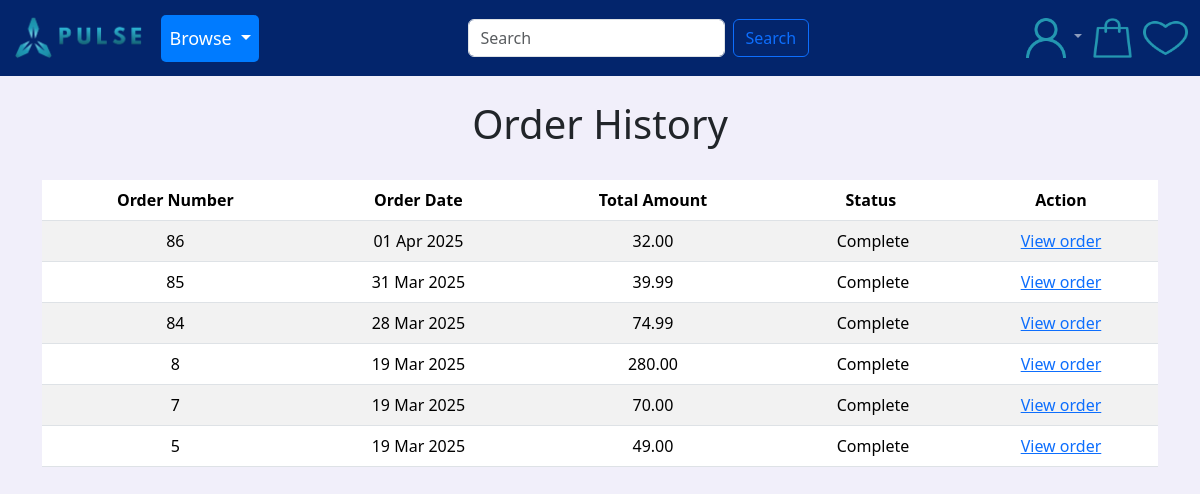
The page /order/history/ (signed in) on the database as committed earlier.
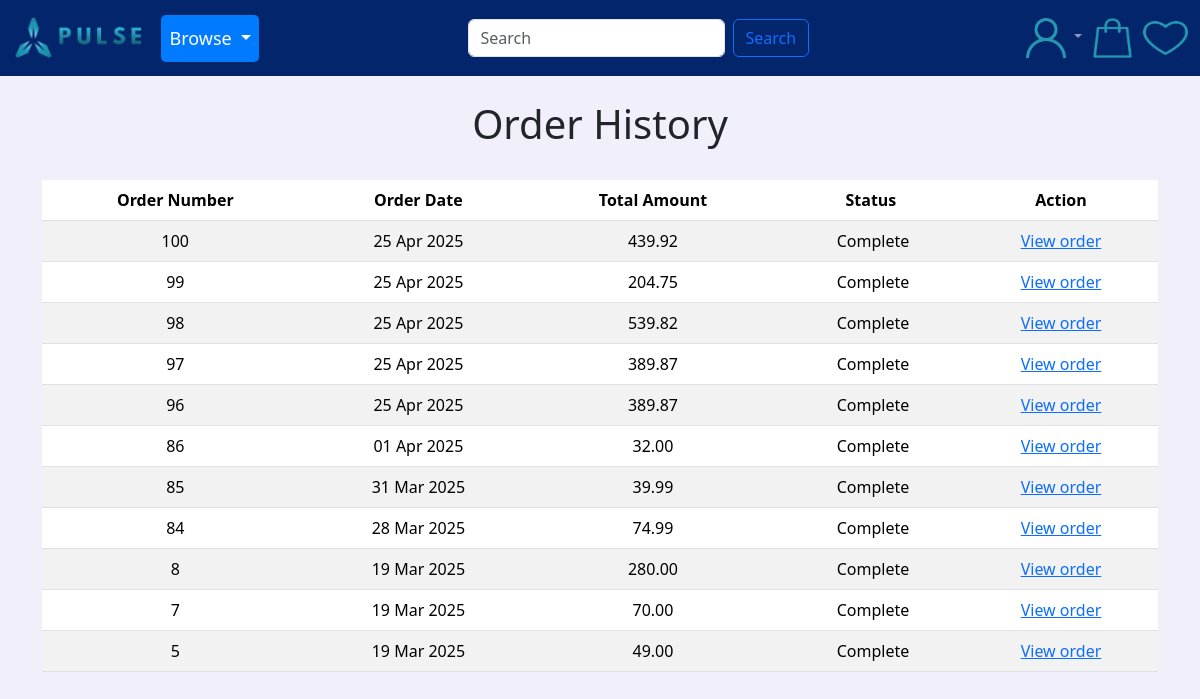
The same page on the database as committed later.
### order/models.py (models this page shows, shortened)
class Order(models.Model):
    token = models.CharField(max_length=250, blank=True)
    total = models.DecimalField(max_digits=10, decimal_places=2,verbose_name='Euro Order Total')
    emailAddress = models.EmailField(max_length=250, blank=True,verbose_name='Email Address')
    created = models.DateTimeField(auto_now_add=True)
    billingName = models.CharField(max_length=250, blank=True)
    billingAddress1 = models.CharField(max_length=250, blank=True)
    billingCity = models.CharField(max_length=250, blank=True)
    billingPostcode = models.CharField(max_length=10, blank=True)
    billingCountry = models.CharField(max_length=200, blank=True)
    shippingName = models.CharField(max_length=250, blank=True)
    shippingAddress1 = models.CharField(max_length=250, blank=True)
    shippingCity = models.CharField(max_length=250, blank=True)
    shippingPostcode = models.CharField(max_length=10, blank=True)
    shippingCountry = models.CharField(max_length=200, blank=True)
    voucher = models.ForeignKey(Voucher,
                                related_name='orders',
                                null=True,
                                blank=True,
                                on_delete=models.SET_NULL)
    discount = models.IntegerField(default = 0,
                                validators=[MinValueValidator(0),
                                MaxValueValidator(100)])
    class Meta:
        db_table = 'Order'
        ordering = ['-created']

### order/views.py (the view)
# urls.py: path('history/', views.orderHistory.as_view(), name='order_history'),
class orderHistory(LoginRequiredMixin, View):
    def get (self, request):
        if request.user.is_authenticated:
            email = request.user.email
            order_details = Order.objects.filter(emailAddress=email)
        return render(request, 'orders_list.html', {'order_details':
order_details})

### cart/context_processors.py (called while the page is built)
def counter(request):
    item_count = 0
    if 'admin' in request.path:
        return {}
    else:
        try:
            cart = Cart.objects.filter(cart_id=_cart_id(request))
            cart_items = CartItem.objects.all().filter(cart=cart[:1])
            for cart_item in cart_items:
                item_count += cart_item.quantity
        except Cart.DoesNotExist:
            item_count = 0
    return {'item_count':item_count}

### cart/views.py (called while the page is built)
def _cart_id(request):
    cart = request.session.session_key
    if not cart:
        cart = request.session.create()
    return cart

### users/context_processors.py (called while the page is built)
def user_groups(request):
    if request.user.is_authenticated:
        return {'is_manager': request.user.groups.filter(name='Manager').exists()}
    return {'is_manager': False}

### wishlist/context_processors.py (called while the page is built)
def counter(request):
    item_count1 = 0
    if 'admin' in request.path:
        return {}
    else:
        try:
            wishlist = Wishlist.objects.filter(wishlist_id=_wishlist_id(request))
            wishlist_items = WishListItem.objects.all().filter(wishlist=wishlist[:1])
            for wishlist_item in wishlist_items:
                item_count1 += wishlist_item.quantity
        except Wishlist.DoesNotExist:
            item_count1 = 0
    return {'item_count1':item_count1}

### wishlist/views.py (called while the page is built)
def _wishlist_id(request):
    wishlist = request.session.session_key
    if not wishlist:
        wishlist = request.session.create()
        wishlist = request.session.session_key
    return wishlist

### order/templates/orders_list.html (shortened to what this page needs)
{% extends "base.html" %}
{% load static %}
{% block content %}
    <div>
        <div class="text-center">
            <br>
            <h1 class="text-center my_title">Order History</h1>
            <br>
            {% if order_details %}
            <table class="table table-striped">
                <thead>
                    <tr>
                        <th>Order Number</th>
                        <th>Order Date</th>
                        <th>Total Amount</th>
                        <th>Status</th>
                        <th>Action</th>
                    </tr>
                </thead>
                <tbody>
                    {% for order in order_details %}
                    <tr>
                        <td>{{ order.id }}</td>
                        <td>{{ order.created|date:"d M Y" }}</td>
                        <td>{{ order.total }}</td>
                        <td>&nbsp;Complete</td>
                        <td><a href="{% url 'order:order_detail' order.id %}">View order</a></td>
                    </tr>
                    {% endfor %}
                </tbody>
            </table>
            {% else %}
            <p>You have not placed any orders yet.<br><br><a href="{% url 'pages:all_products' %}" class="btn btn-secondary">Continue shopping</a></p>
            {% endif %}
        </div>
    </div>
    <br>
    <br>
{% endblock %}

### templates/base.html (shortened to what this page needs)
{% load static %}
<!DOCTYPE html>
<html lang="en">
  <head>
    <link href="https://cdn.jsdelivr.net/npm/bootstrap@5.3.3/dist/css/bootstrap.min.css" rel="stylesheet">
    <link rel="stylesheet" href="{% static 'css/style.css' %}">
  </head>
  <body>
    <nav class="navbar navbar-expand-lg navbar-dark bg-royalblue">
      <div class="container-fluid">
        <a class="navbar-brand" href="{% url 'pages:homepage' %}">
          <img src="{% static 'images/pulse_logo-removebg-preview.png' %}" alt="Logo" height="50rem">
      </a>
      <div class="collapse navbar-collapse" id="navbarNav">
          <ul class="navbar-nav">
              <li class="nav-item dropdown dropdown2">
                  <a class="nav-link dropdown-toggle" href="#" id="browseDropdown" role="button" data-bs-toggle="dropdown" aria-expanded="false">
                      Browse
                  </a>
              </li>
          </ul>
      </div>
        <form class="d-flex" action="{% url 'search_app:searchResult' %}" method="get">
          <input class="form-control me-2" type="search" placeholder="Search" aria-label="Search" name="q">
          <button class="btn btn-outline-primary my-2 my-sm-0" type="submit">Search</button>
        </form>
        <div class="collapse navbar-collapse" id="navbarSupportedContent">
            {% if user.is_authenticated %}
          <div class="mr-auto">
            <ul class="navbar-nav">
              <li class="nav-item dropdown">
                <a class="nav-link dropdown-toggle" href="#" role="button" data-bs-toggle="dropdown" aria-expanded="false"> <img src="{% static 'images/user.png' %}" alt="" height="40rem" width="40rem"> </a>
              </li>
          {% endif %}
        </div>
        <div class="shop" style="margin-right:8px">
          {% if item_count > 0 %}
          <li class="nav-item">
            <a class="nav-link" href="{% url 'cart:cart_detail' %}"  style="color: white;"><img src="{% static 'images/shopping-bag.png' %}" alt="Shopping Cart" height="40rem" width="45rem">({{item_count}})</a>
          </li>
          {% else %}
          <li class="nav-item">
            <a class="nav-link" href="{% url 'cart:cart_detail' %}"><img src="{% static 'images/shopping-bag.png' %}" alt="Shopping Cart" height="40rem" width="45rem"></a>
          </li>
          {% endif %}
        </div>
        <div class="shop">
        {% if item_count1 > 0 %}
        <li class="nav-item">
          <a class="nav-link" href="{% url 'wishlist:wishlist_detail' %}"  style="color: white;"><img src="{% static 'images/heart.png' %}" alt="WishList" height="40rem" width="45rem">({{item_count1}})</a>
        </li>
        {% else %}
        <li class="nav-item">
          <a class="nav-link" href="{% url 'wishlist:wishlist_detail' %}"><img src="{% static 'images/heart.png' %}" alt="Wishlist" height="40rem" width="45rem"></a>
        </li>
        {% endif %}
      </div>
      </div>
    </nav>
    <main>
      <div class="container">{% block content %} {% endblock content %}</div>
    </main>
  </body>
</html>

### static/css/style.css (style rules this page uses)
.shop li { list-style: none; }
.bg-royalblue { background-color: #03256c; }
body { background-color: #F1EFFA; }
.dropdown2 .dropdown-toggle { background-color: #007bff; color: white; padding: 10px 20px; font-size: 18px; border-radius: 5px; }

Rows that differ between the two databases and show on the page:
added Order: id "100", created "25 Apr 2025", total "439.92"
added Order: id "99", created "25 Apr 2025", total "204.75"
added Order: id "98", created "25 Apr 2025", total "539.82"
added Order: id "97", created "25 Apr 2025", total "389.87"
added Order: id "96", created "25 Apr 2025", total "389.87"
